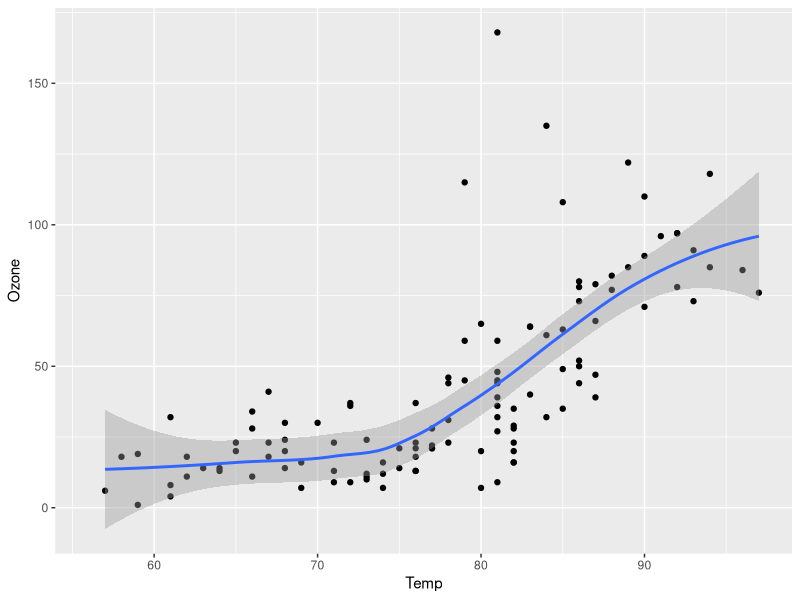
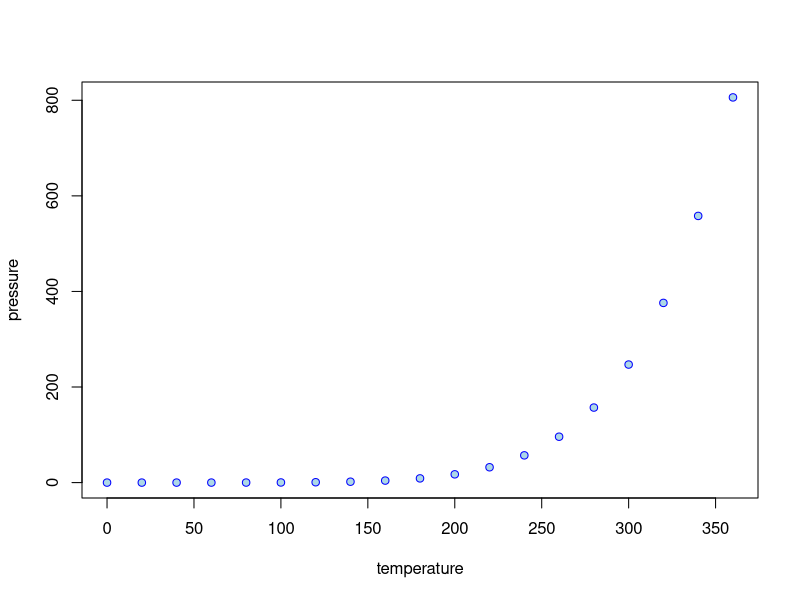
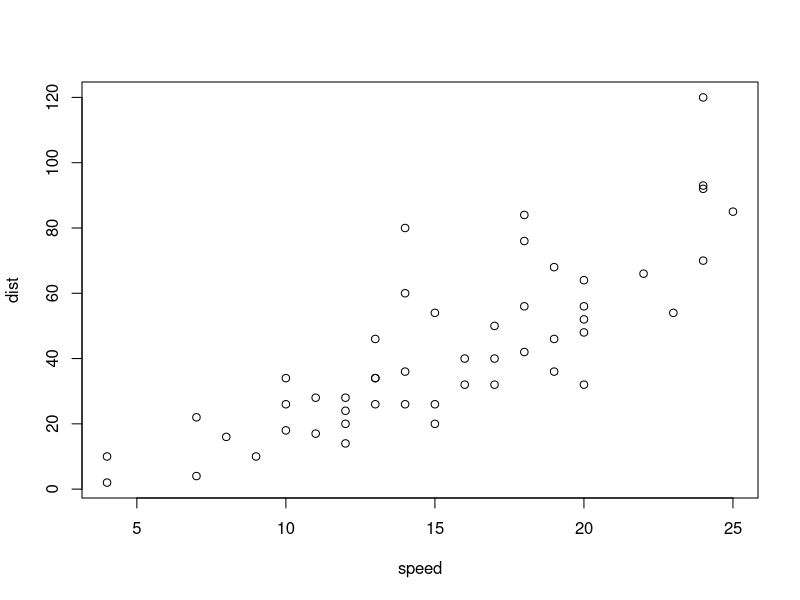
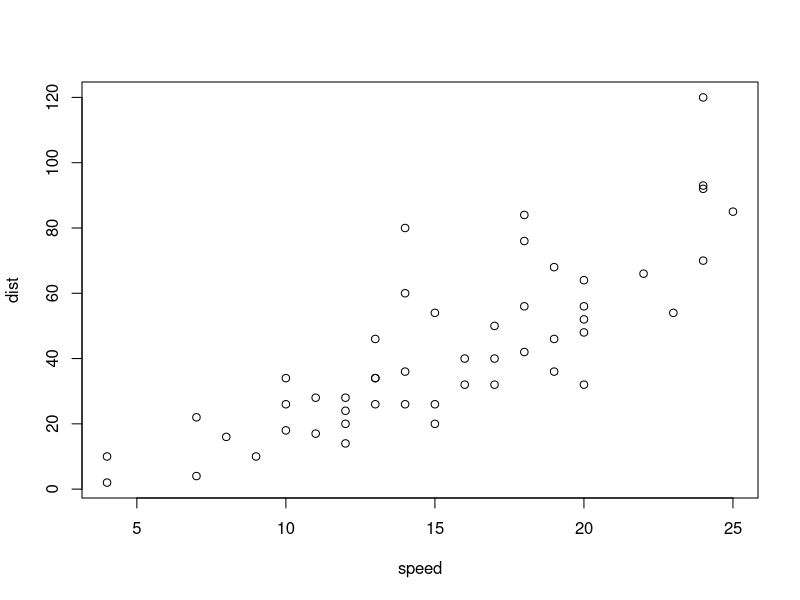
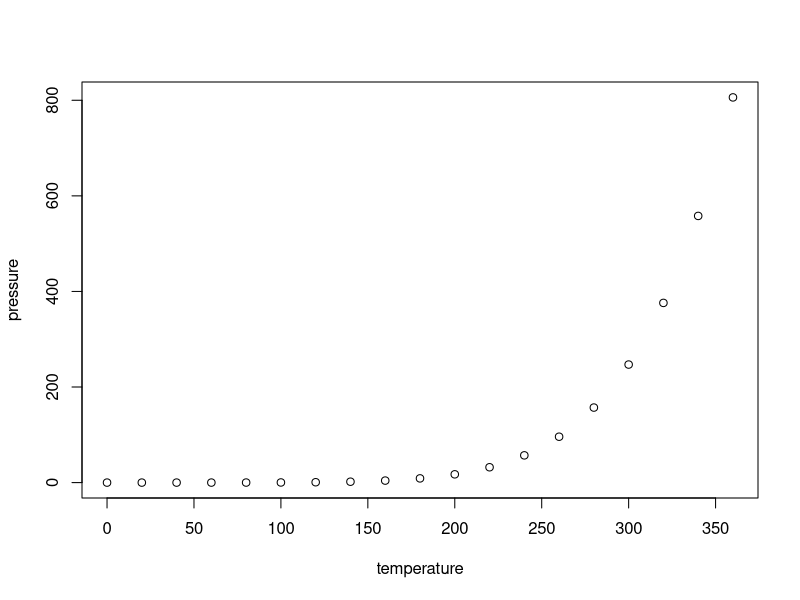

Write R code to recreate these figures, in order.
## ---- chunk 1
#| label: fig-airquality
#| fig-cap: "Температура и уровень озона."
#| warning: false

library(ggplot2)

ggplot(airquality, aes(Temp, Ozone)) + 
  geom_point() + 
  geom_smooth(method = "loess")
## ---- chunk 2
#| echo: fenced
#| cache: true
plot(pressure, pch=21, col='blue', bg='lightblue')
## ---- chunk 3
#| echo: fenced
#| label: fig-cars-plot
#| fig-cap: "Cars plot "
#| cache: true

plot(cars)
## ---- chunk 4
#| echo: fenced
#| label: fig-charts
#| fig-cap: "Charts"
#| fig-subcap: 
#|   - "Cars"
#|   - "Pressure"
#| layout-ncol: 2
#| cache: true

plot(cars)
plot(pressure)
